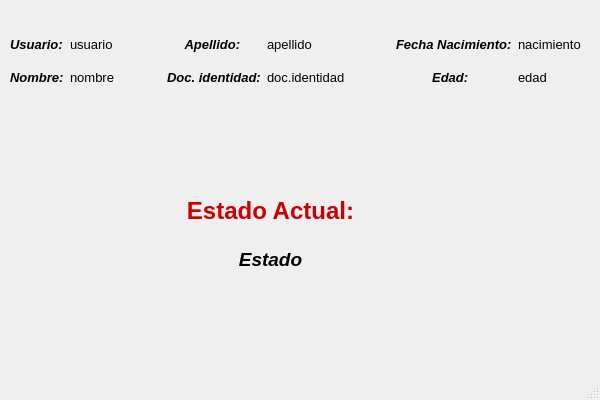
<?xml version="1.0" encoding="UTF-8"?>
<ui version="4.0">
 <class>Ventana_Principal</class>
 <widget class="QMainWindow" name="Ventana_Principal">
  <property name="windowModality">
   <enum>Qt::NonModal</enum>
  </property>
  <property name="geometry">
   <rect>
    <x>0</x>
    <y>0</y>
    <width>600</width>
    <height>400</height>
   </rect>
  </property>
  <property name="minimumSize">
   <size>
    <width>600</width>
    <height>400</height>
   </size>
  </property>
  <property name="maximumSize">
   <size>
    <width>600</width>
    <height>400</height>
   </size>
  </property>
  <property name="focusPolicy">
   <enum>Qt::NoFocus</enum>
  </property>
  <property name="windowTitle">
   <string>MainWindow</string>
  </property>
  <widget class="QWidget" name="centralwidget">
   <widget class="QWidget" name="layoutWidget">
    <property name="geometry">
     <rect>
      <x>10</x>
      <y>30</y>
      <width>571</width>
      <height>61</height>
     </rect>
    </property>
    <property name="font">
     <font>
      <pointsize>10</pointsize>
     </font>
    </property>
    <layout class="QGridLayout" name="gridLayout">
     <item row="0" column="3">
      <widget class="QLabel" name="label_2">
       <property name="font">
        <font>
         <pointsize>10</pointsize>
         <weight>75</weight>
         <italic>true</italic>
         <bold>true</bold>
        </font>
       </property>
       <property name="text">
        <string>     Apellido:</string>
       </property>
      </widget>
     </item>
     <item row="1" column="3">
      <widget class="QLabel" name="label_3">
       <property name="font">
        <font>
         <pointsize>10</pointsize>
         <weight>75</weight>
         <italic>true</italic>
         <bold>true</bold>
        </font>
       </property>
       <property name="text">
        <string>Doc. identidad:</string>
       </property>
      </widget>
     </item>
     <item row="1" column="1">
      <widget class="QLabel" name="label_nombre">
       <property name="enabled">
        <bool>true</bool>
       </property>
       <property name="font">
        <font>
         <pointsize>10</pointsize>
        </font>
       </property>
       <property name="text">
        <string>nombre</string>
       </property>
      </widget>
     </item>
     <item row="1" column="6">
      <widget class="QLabel" name="label_4">
       <property name="font">
        <font>
         <pointsize>10</pointsize>
         <weight>75</weight>
         <italic>true</italic>
         <bold>true</bold>
        </font>
       </property>
       <property name="text">
        <string>          Edad:</string>
       </property>
      </widget>
     </item>
     <item row="0" column="0">
      <widget class="QLabel" name="label_9">
       <property name="enabled">
        <bool>true</bool>
       </property>
       <property name="font">
        <font>
         <pointsize>10</pointsize>
         <weight>75</weight>
         <italic>true</italic>
         <bold>true</bold>
         <underline>false</underline>
         <strikeout>false</strikeout>
         <kerning>false</kerning>
        </font>
       </property>
       <property name="mouseTracking">
        <bool>false</bool>
       </property>
       <property name="acceptDrops">
        <bool>false</bool>
       </property>
       <property name="autoFillBackground">
        <bool>true</bool>
       </property>
       <property name="text">
        <string>Usuario:</string>
       </property>
       <property name="scaledContents">
        <bool>false</bool>
       </property>
       <property name="wordWrap">
        <bool>false</bool>
       </property>
       <property name="openExternalLinks">
        <bool>false</bool>
       </property>
      </widget>
     </item>
     <item row="0" column="4">
      <widget class="QLabel" name="label_apellido">
       <property name="enabled">
        <bool>true</bool>
       </property>
       <property name="font">
        <font>
         <pointsize>10</pointsize>
        </font>
       </property>
       <property name="text">
        <string>apellido</string>
       </property>
      </widget>
     </item>
     <item row="1" column="7">
      <widget class="QLabel" name="label_edad">
       <property name="enabled">
        <bool>true</bool>
       </property>
       <property name="font">
        <font>
         <pointsize>10</pointsize>
        </font>
       </property>
       <property name="text">
        <string>edad</string>
       </property>
      </widget>
     </item>
     <item row="0" column="1">
      <widget class="QLabel" name="label_usuario">
       <property name="enabled">
        <bool>true</bool>
       </property>
       <property name="font">
        <font>
         <pointsize>10</pointsize>
        </font>
       </property>
       <property name="text">
        <string>usuario</string>
       </property>
      </widget>
     </item>
     <item row="0" column="6">
      <widget class="QLabel" name="label_1">
       <property name="font">
        <font>
         <pointsize>10</pointsize>
         <weight>75</weight>
         <italic>true</italic>
         <bold>true</bold>
        </font>
       </property>
       <property name="layoutDirection">
        <enum>Qt::LeftToRight</enum>
       </property>
       <property name="autoFillBackground">
        <bool>true</bool>
       </property>
       <property name="text">
        <string>Fecha Nacimiento:</string>
       </property>
       <property name="textFormat">
        <enum>Qt::AutoText</enum>
       </property>
      </widget>
     </item>
     <item row="1" column="4">
      <widget class="QLabel" name="label_doc_identidad">
       <property name="enabled">
        <bool>true</bool>
       </property>
       <property name="font">
        <font>
         <pointsize>10</pointsize>
        </font>
       </property>
       <property name="text">
        <string>doc.identidad</string>
       </property>
      </widget>
     </item>
     <item row="1" column="0">
      <widget class="QLabel" name="label">
       <property name="font">
        <font>
         <pointsize>10</pointsize>
         <weight>75</weight>
         <italic>true</italic>
         <bold>true</bold>
        </font>
       </property>
       <property name="text">
        <string>Nombre:</string>
       </property>
      </widget>
     </item>
     <item row="0" column="7">
      <widget class="QLabel" name="label_fechaNacimiento">
       <property name="enabled">
        <bool>true</bool>
       </property>
       <property name="font">
        <font>
         <pointsize>10</pointsize>
        </font>
       </property>
       <property name="text">
        <string>nacimiento</string>
       </property>
      </widget>
     </item>
     <item row="1" column="5">
      <spacer name="horizontalSpacer_2">
       <property name="orientation">
        <enum>Qt::Horizontal</enum>
       </property>
       <property name="sizeHint" stdset="0">
        <size>
         <width>40</width>
         <height>20</height>
        </size>
       </property>
      </spacer>
     </item>
     <item row="1" column="2">
      <spacer name="horizontalSpacer">
       <property name="orientation">
        <enum>Qt::Horizontal</enum>
       </property>
       <property name="sizeHint" stdset="0">
        <size>
         <width>40</width>
         <height>20</height>
        </size>
       </property>
      </spacer>
     </item>
     <item row="0" column="2">
      <spacer name="horizontalSpacer_3">
       <property name="orientation">
        <enum>Qt::Horizontal</enum>
       </property>
       <property name="sizeHint" stdset="0">
        <size>
         <width>34</width>
         <height>23</height>
        </size>
       </property>
      </spacer>
     </item>
     <item row="0" column="5">
      <spacer name="horizontalSpacer_4">
       <property name="orientation">
        <enum>Qt::Horizontal</enum>
       </property>
       <property name="sizeHint" stdset="0">
        <size>
         <width>40</width>
         <height>20</height>
        </size>
       </property>
      </spacer>
     </item>
    </layout>
   </widget>
   <widget class="QWidget" name="layoutWidget">
    <property name="geometry">
     <rect>
      <x>170</x>
      <y>190</y>
      <width>201</width>
      <height>91</height>
     </rect>
    </property>
    <layout class="QVBoxLayout" name="verticalLayout">
     <item>
      <widget class="QLabel" name="label_5">
       <property name="font">
        <font>
         <pointsize>14</pointsize>
         <weight>75</weight>
         <italic>false</italic>
         <bold>true</bold>
         <underline>false</underline>
         <strikeout>false</strikeout>
         <stylestrategy>PreferDefault</stylestrategy>
        </font>
       </property>
       <property name="cursor">
        <cursorShape>ArrowCursor</cursorShape>
       </property>
       <property name="mouseTracking">
        <bool>true</bool>
       </property>
       <property name="text">
        <string>&lt;html&gt;&lt;head/&gt;&lt;body&gt;&lt;p align=&quot;center&quot;&gt;&lt;span style=&quot; font-size:18pt; color:#cc0000;&quot;&gt;Estado Actual:&lt;/span&gt;&lt;/p&gt;&lt;/body&gt;&lt;/html&gt;</string>
       </property>
      </widget>
     </item>
     <item>
      <widget class="QLabel" name="label_estado">
       <property name="font">
        <font>
         <pointsize>16</pointsize>
         <weight>75</weight>
         <italic>true</italic>
         <bold>true</bold>
        </font>
       </property>
       <property name="text">
        <string>&lt;html&gt;&lt;head/&gt;&lt;body&gt;&lt;p align=&quot;center&quot;&gt;&lt;span style=&quot; font-size:14pt;&quot;&gt;Estado&lt;/span&gt;&lt;/p&gt;&lt;/body&gt;&lt;/html&gt;</string>
       </property>
      </widget>
     </item>
    </layout>
   </widget>
  </widget>
  <widget class="QMenuBar" name="menubar">
   <property name="geometry">
    <rect>
     <x>0</x>
     <y>0</y>
     <width>600</width>
     <height>27</height>
    </rect>
   </property>
  </widget>
  <widget class="QStatusBar" name="statusbar"/>
 </widget>
 <resources/>
 <connections/>
</ui>
